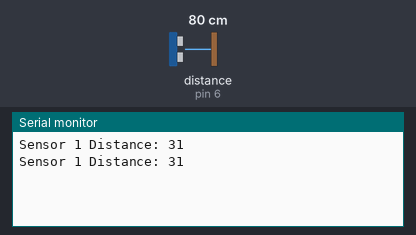
Simulated run of this sketch. Board: Arduino Uno, built with avr-gcc and run on an emulated ATmega328P. Parts: the last lines printed to the serial monitor. Wiring (inferred from the names in the program): ultrasonic range finder: trigger pin 5; echo pin 6. The test bench sets the inputs (shaded band); at power-on: distance to the obstacle (sensor on pin 6) 80 cm. The echo pulse lasts 58.3 µs per cm.

Above: at 2.8 s.
2.9 s: distance to the obstacle (sensor on pin 6) set to 299 cm
At 3.9 s:
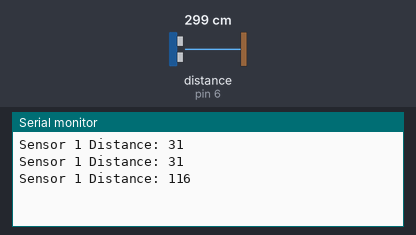
7.1 s: distance to the obstacle (sensor on pin 6) set to 2 cm
At 7.8 s:
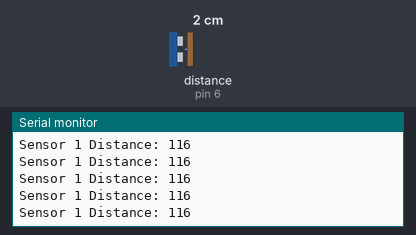
Timing chart, 0 to 10.1 s (numbered marks = the images above; inputs shaded):
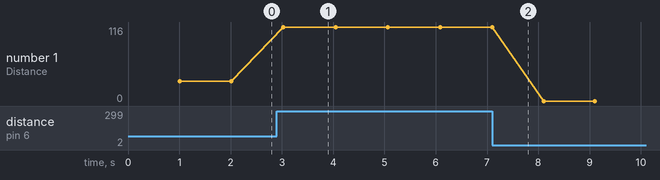

Measured:
- after the input at 2.9 s, the serial monitor: prints a new line after 0.13 s (image 1)
- plotted number 1: 31 → 116 after the input at 2.9 s, 116 → 0 after the input at 7.1 s

The sketch:

arduinoSketch.ino
```cpp
// sensor 1
const int trigPin = 5;
const int echoPin = 6;

// sensor 2
const int trigPin2 = 10;
const int echoPin2 = 11;

// defines variables
long duration;
int distance;

void setup() {
//sensrot 1 setup
pinMode(trigPin, OUTPUT); // Sets the trigPin as an Output
pinMode(echoPin, INPUT); // Sets the echoPin as an Input

pinMode(trigPin2, OUTPUT);
pinMode(echoPin2, INPUT);

//sensor
Serial.begin(9600); // Starts the serial communication
}
void loop() {

// SENSOR 1
delay(1000);
// Clears the trigPin
digitalWrite(trigPin, LOW);
delayMicroseconds(2);
// Sets the trigPin on HIGH state for 10 micro seconds
digitalWrite(trigPin, HIGH);
delayMicroseconds(10);
digitalWrite(trigPin, LOW);
// Reads the echoPin, returns the sound wave travel time in microseconds
duration = pulseIn(echoPin, HIGH);
// Calculating the distance
distance= (duration*0.034*0.393701)/2;
// Prints the distance on the Serial Monitor
Serial.print("Sensor 1 Distance: ");
Serial.println(distance);

// SENSOR 2
/*
delay(1000);
// Clears the trigPin
digitalWrite(trigPin2, LOW);
delayMicroseconds(2);
// Sets the trigPin on HIGH state for 10 micro seconds
digitalWrite(trigPin2, HIGH);
delayMicroseconds(10);
digitalWrite(trigPin2, LOW);
// Reads the echoPin, returns the sound wave travel time in microseconds
duration = pulseIn(echoPin2, HIGH);
// Calculating the distance
distance= (duration*0.034*0.393701)/2;
// Prints the distance on the Serial Monitor
Serial.print("Sensor 2 Distance: ");
Serial.println(distance);
*/
}
```
